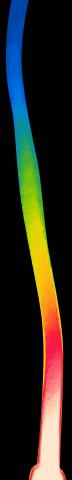
#> input picture coco_json/train/FLIR0169_1_png.rf.62d111b8194b5663b1dc75d563f435f6.jpg, 72 x 480 px
$ python -i main.py   (imports and definitions only)
#> lines starting #> are read from the running program, lines starting #| are printed output that depends on the picture; after the words box and inside, x2 and y2 are one past the last pixel; in counts of white or black regions, pixels touching at a corner belong together
from __future__ import annotations
from configparser import Interpolation
from unicodedata import category
import numpy as np
import cv2
import json
# from os import walk
import glob
from argparse import ArgumentParser
import os

# command example
# python3 main.py --dataset dataset512_1123 --output_file output_512_1123.json
def get_parser():
    parser = ArgumentParser(description='my description')
    parser.add_argument('--template', type=str, default="annot_template_coco.json", help='coco format template')
    parser.add_argument('--dataset', type=str, default="./Image", help='where should we get the data')
    parser.add_argument('--output', type=str, default="output.json", help='where should the coco file be')
    parser.add_argument('--max_num', type=int, default=2, help='maximum possible number of contours')
    parser.add_argument('--min_area', type=int, default=5000, help='minimum possible area of contour')

    return parser

parser = get_parser()
# [1 line not run here, left out]
# [1 line that did not run here, left out]
# img_path = "./Image/FLIR0169_1.png"
# [1 line that did not run here, left out]
# [1 line that did not run here, left out]
# [1 line that did not run here, left out]
# [4 lines that did not run here, left out]

# [2 lines that did not run here, left out]
# [1 line that did not run here, left out]
# [1 line that did not run here, left out]
# [1 line that did not run here, left out]

def label_contours(img_name):
    # Turn RGB image into gray then binary
    binary_threshold = 50
    img = cv2.imread(img_name)
#> img is the input picture: shape (480, 72, 3); mean B, G, R 30.3, 40.7, 43.3
    # blur = cv2.blur(img, (9, 9))
    print(img_name)
    # try to transfer image to Lab color and extract L
    # lab_img = cv2.cvtColor(blur, cv2.COLOR_BGR2LAB)
    # ret, thresh = cv2.threshold(lab_img[:,:,0].reshape((img.shape[0],img.shape[1])), binary_threshold, 255, 0)
    gray_img = cv2.cvtColor(img, cv2.COLOR_BGR2GRAY)
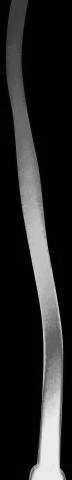
#> gray_img: shape (480, 72); min 0, max 244, mean 40.3
    blur_gray = cv2.GaussianBlur(gray_img, (3, 3), 0)

    # blur_img = cv2.GaussianBlur(gray_img, (7, 7), 0)
    canny = cv2.Canny(blur_gray, 180, 280)
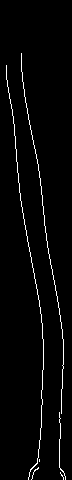
#> canny: shape (480, 72); 2.6% white in thin lines or dots, all inside (x1, y1, x2, y2) = (6, 53, 66, 480)
    blur_can = cv2.GaussianBlur(canny, (5, 5), 0)
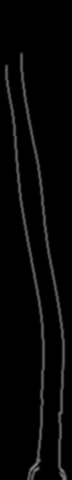
#> blur_can: shape (480, 72); min 0, max 128, mean 6.5
    # if (blur_can>100).any():
    #     print("++++++++++++++++++++++++++++++++++++++++")
    #     print(np.array(np.nonzero(blur_can[blur_can>100])).shape)
    cv2.imshow("blur_can",blur_can)
    cv2.waitKey(0)
    cv2.destroyAllWindows()
    # os._exit()
    # blur_img = blur_img - blur_can*0.08
    # blur_img[blur_img < 1] = 1.0
    gray_img = gray_img - blur_can*0.16
    gray_img[gray_img < 0] = 0
#> gray_img: shape (480, 72) float64; min 0, max 244, mean 39.3
    blur_img = cv2.GaussianBlur(gray_img, (7, 7), 0)
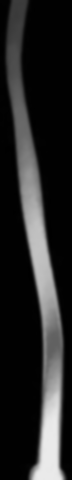
#> blur_img: shape (480, 72) float64; min 0.504, max 235, mean 39.3
    blur_img = blur_img.astype(np.uint8)
    print(blur_img.shape)
#| (480, 72)
    ret, thresh = cv2.threshold(blur_img, binary_threshold, 255, cv2.THRESH_BINARY_INV)
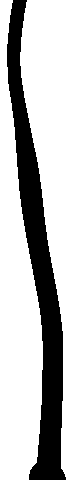
#> thresh: shape (480, 72); 73.2% white; 1 black region
#> ret = 50
    print(thresh.shape)
#| (480, 72)

    # h,w = thresh.shape
    # thresh[:2,:],thresh[h-2:,:],thresh[:,:2],thresh[:,w-2:] = (255,255,255,255)

    # Find contours in binary image
    contours, hierarchy = cv2.findContours(thresh, cv2.RETR_EXTERNAL, cv2.CHAIN_APPROX_SIMPLE)
#> contours = 2 contours; box (x1, y1, x2, y2) and area: (20, 0, 72, 480) 12204, (0, 0, 43, 480) 12096
    print(type(contours))
#| <class 'list'>
    contours_list = []
    for i in range(len(contours)):
        area = cv2.contourArea(contours[i])
        print(area)
        if area > min_area:
            contours_list.append(contours[i])
#> this loop made 1 pass
#> area on pass 1: 12204.5
#| 12204.5
#> after the loop, contours_list = []
    contours = tuple(contours_list)
    print( "there are " + str(len(contours)) + " contours")
    cnt = contours[0]
    print ("there are " + str(len(cnt)) + " points in contours[0]")
    print(cnt[:10,:,:])
    print(hierarchy)

    # clone some images for latter adjust
    img2 = img.copy()

    # Draw contours on the RGB image
    cv2.drawContours(img,contours,-1,(0,0,255),thickness=2,lineType=cv2.LINE_4)  # AA is better but more
    # cv2.drawContours(thresh,contours,-1,(0,0,255),thickness=4,lineType=cv2.LINE_4)  # AA is better but more

    # lineType: cv2.LINE_4,cv2.LINE_8(4 or 8 connected line), cv2.LINE_AA(antialiased line)
    # cv2.drawContours(img2,contours,-1,(0,255,0),thickness=3,lineType=cv2.LINE_4)  # AA is better but more

    # show images

    cv2.imshow('img', img)
    # cv2.imshow('img', contours)
    cv2.waitKey(0)
    # cv2.imshow("img for 4 line", img2)
    # cv2.waitKey(0)
    cv2.destroyAllWindows()
    if not os.path.exists("mask_img"):
        os.makedirs("mask_img")

    cv2.imwrite(os.path.join("mask_img",img_name.split("/")[-1]),img)

    # return image with contours and contours
    return img, contours

# [73 lines left out: function save_to_coco, not called in this run]

list_cnts = []
# [1 line that did not run here, left out]
# [14 lines not run here, left out]

# [19 lines of commented-out code are left out]

#> (the run stopped early here; a loop or call above may not have finished)
